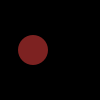
Frame 1 (no input)
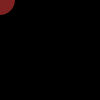
Frame 60 (the mouse pressed at the canvas centre just before this capture)
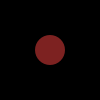
Frame 120 (the mouse held since frame 60 and released just before this capture)

The Processing sketch that drew these frames (run headless with seeded random() and noise(); from frame 60 on, the mouse is pressed at the canvas centre):

// Processing sketch: Spot_Version6_1
// ── Spot_Version6_1.pde
Spot sp;

void setup()
{
  size (100,100);
  noStroke();
  sp = new Spot(33, 50, 30, 125, 34, 33);
}

void draw()
{
  background(0);
  sp.display();
  sp.move(mouseX, mouseY);
}
// ── Spot.pde
class Spot{
  
  float xCoord, yCoord;
  float diameter;
  int red, green, blue, gray;
  
  Spot()
  {
  }
  
 Spot(float xCoord, float yCoord, float diameter)
 {
    this.xCoord = xCoord;
    this.yCoord = yCoord;
    this.diameter = diameter;
  }
  
   Spot(float xCoord, float yCoord, float diameter, int gray)
   {
    this.xCoord = xCoord;
    this.yCoord = yCoord;
    this.diameter = diameter;
    colour(gray);
   }

   Spot(float xCoord, float yCoord, float diameter, int red, int green, int blue)
   {
    this.xCoord = xCoord;
    this.yCoord = yCoord;
    this.diameter = diameter;
     colour(red, green, blue);  
   }
   
   void display()
   {
     ellipse(xCoord, yCoord, diameter, diameter);
   } 
  
  void colour(int red, int green, int blue)
  {
    this.red = red;
    this.green = green;
    this.blue = blue;
    fill (this.red, this.green, this.blue);
  }

  void colour(int gray){
    this.gray = gray;
    fill (this.gray);
  }
   
   void move(float xCoord, float yCoord)
   {
     this.xCoord = xCoord;
     this.yCoord = yCoord;
   }
}
